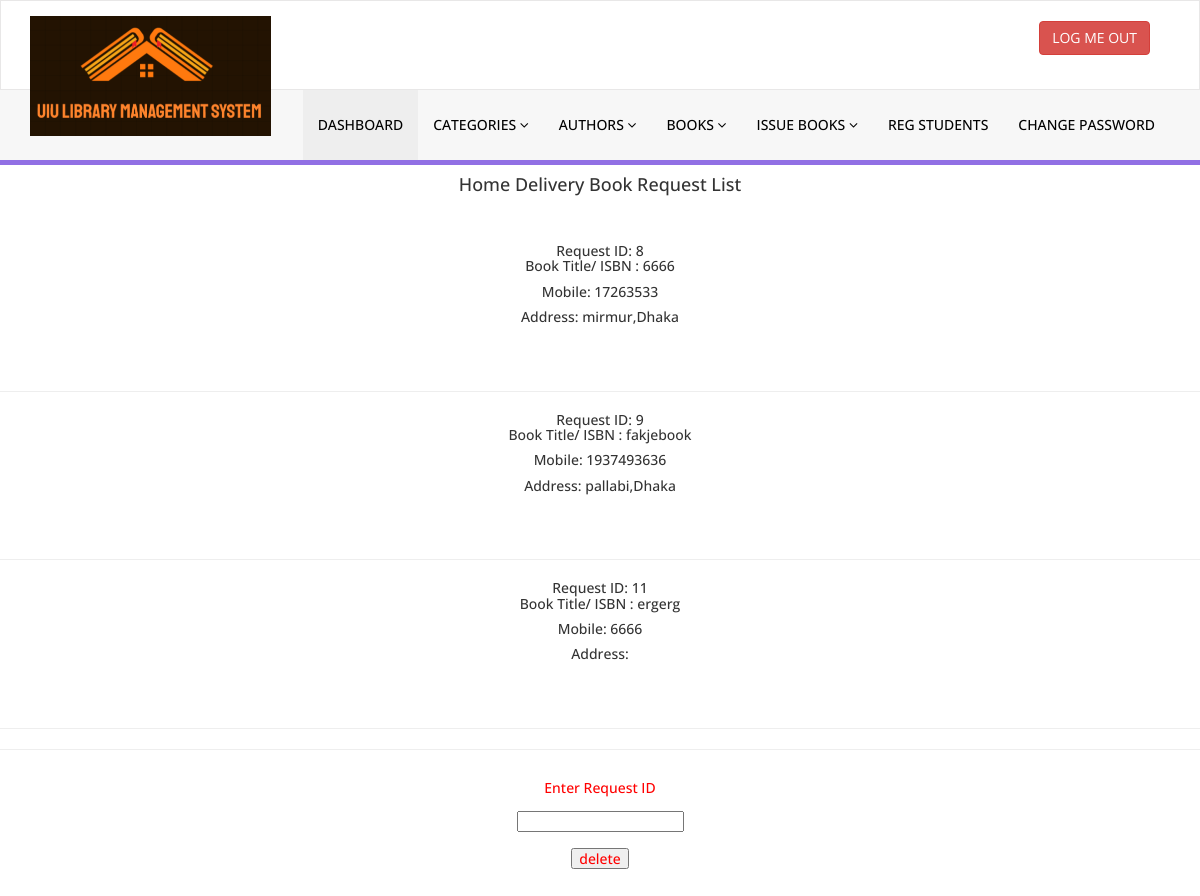
Screenshot of /admin/myindex.php with the database file from the repository.
### tables this page shows
CREATE TABLE `tbldelivery` (
  `id` int(11) NOT NULL,
  `title` varchar(100) NOT NULL,
  `mobile` int(11) NOT NULL,
  `address` varchar(200) NOT NULL
);

### admin/myindex.php (the view, shortened to what this page needs)
<?php include('includes/header.php');?>
<!DOCTYPE html>
<html xmlns="http://www.w3.org/1999/xhtml">
<head>
    <link href="assets/css/bootstrap.css" rel="stylesheet" />
    <link href="assets/css/font-awesome.css" rel="stylesheet" />
    <link href="assets/css/style.css" rel="stylesheet" />
</head>
<html>
<body>
<?php
echo "<h4 >Home Delivery Book Request List  </h4>". "<br>";
$host="localhost";
$user="root";
$password="";
$db="library";
$data=mysqli_connect($host,$user,$password,$db);
   $sql1 = "select * from tbldelivery";
   $result=mysqli_query($data, $sql1);
   while($info=$result->fetch_assoc())
   {
   echo "<h5>Request ID: ". $info["id"] ."<br> "  ."Book Title/ ISBN : ". $info["title"] ."<br>";
   echo "<h5>Mobile: ". $info["mobile"] ."<br> " ;
   echo "<h5>Address: ". $info["address"] ."<br><br> <br><br><hr>" ;
   }
?>
  <hr>
  <form action="myindex.php" method="POST">
  <label for="sname" text-align="center"><h5 style="color: red">Enter Request ID</label><br><br>
  <input type="text" id="sname" name="dname" ><br><br>
  <input type="submit" name="delete" value="delete" ><br><br><br>
</form>
</body>
</html>

### admin/myindex.php (style rules this page uses)
h4 { text-align: center; }
h5 { text-align: center; }

### rows the page displays
tbldelivery: id "8", title "6666", mobile "17263533", address "mirmur,Dhaka"
tbldelivery: id "9", title "fakjebook", mobile "1937493636", address "pallabi,Dhaka"
tbldelivery: id "11", title "ergerg", mobile "6666"
